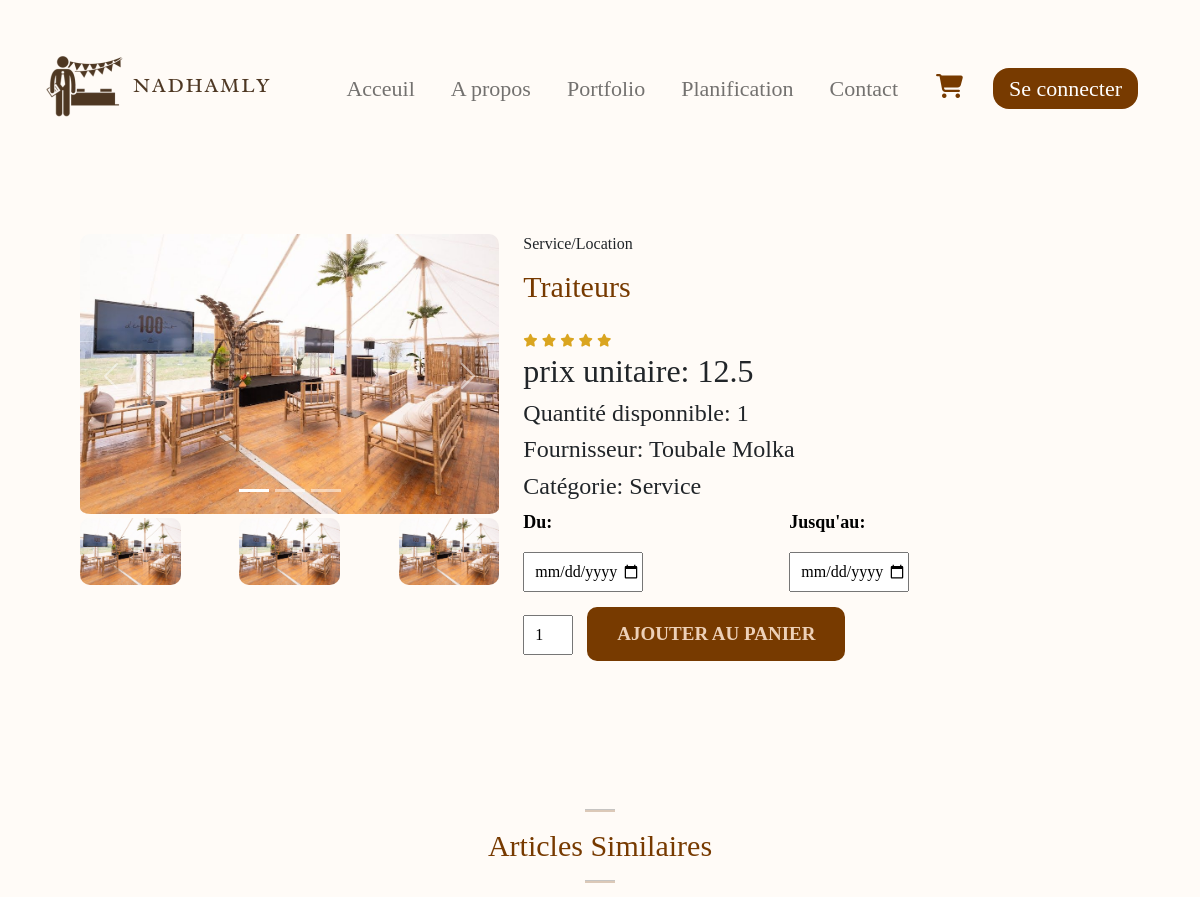
/details_art_location.php?id=662cd5ee8a0db (upper part), run on an earlier commit of the app's database.
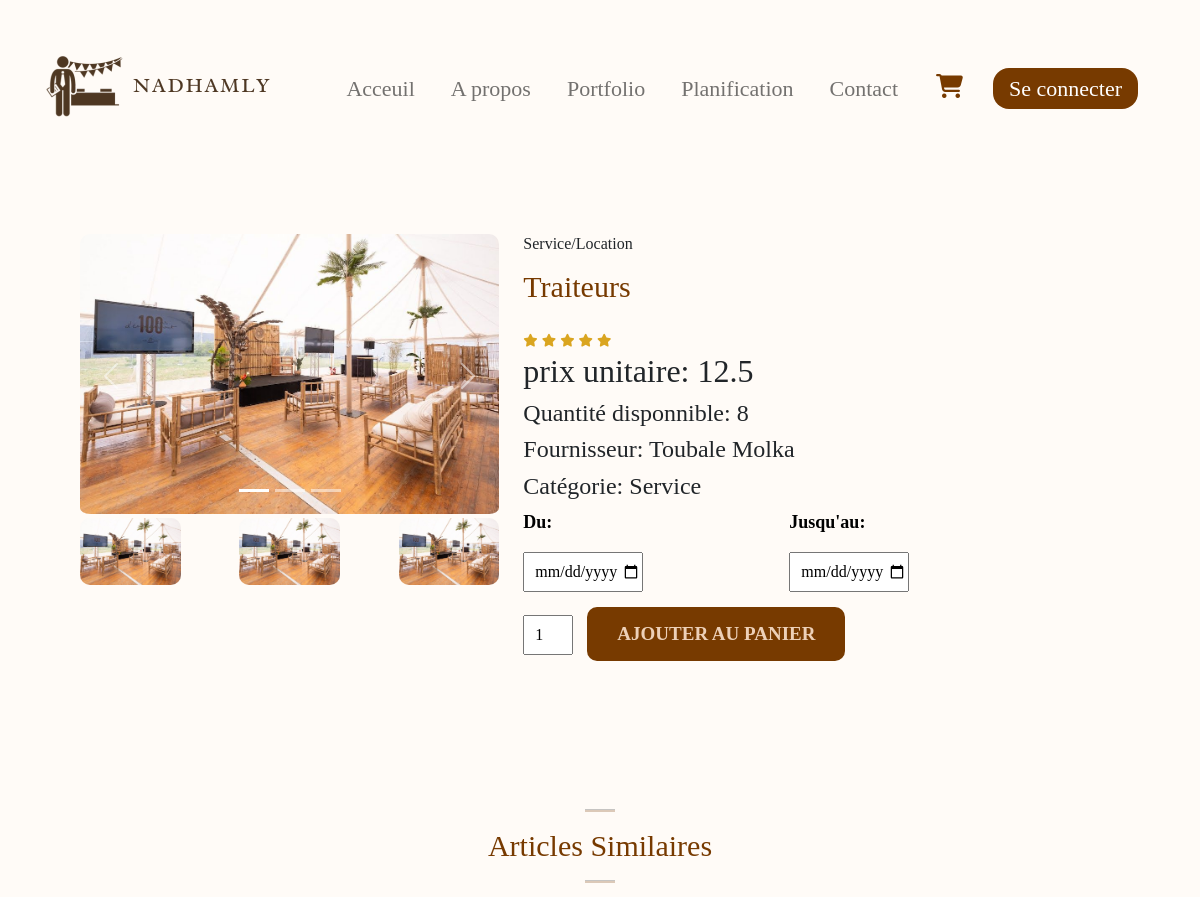
And on a later commit of the database.
### tables this page shows
CREATE TABLE `articles` (
  `id` varchar(15) NOT NULL,
  `libelle` varchar(30) NOT NULL,
  `description` varchar(300) NOT NULL,
  `nombre` int(11) NOT NULL,
  `prix` float NOT NULL,
  `image1` varchar(100) DEFAULT 'image_default.png',
  `image2` varchar(100) DEFAULT 'image_default.png',
  `image3` varchar(100) DEFAULT 'image_default.png',
  `categorie` varchar(20) NOT NULL,
  `dispo` int(11) NOT NULL DEFAULT 1,
  `motif` varchar(9) NOT NULL,
  `id_frs` int(11) NOT NULL
);

CREATE TABLE `utilisateur` (
  `id_user` int(11) NOT NULL,
  `id_panier` int(11) NOT NULL,
  `nom` char(20) NOT NULL,
  `prenom` char(20) NOT NULL,
  `mail` varchar(80) NOT NULL,
  `tel` int(11) NOT NULL,
  `bio` char(255) NOT NULL,
  `role` char(5) NOT NULL DEFAULT 'user',
  `username` varchar(100) NOT NULL,
  `mot_de_passe` varchar(100) NOT NULL,
  `pdp` blob DEFAULT NULL
);

### details_art_location.php (the view, shortened to what this page needs)
<?php
require 'config.php';
if (isset($_SESSION["pdp"])) {
  $pdp = $_SESSION["pdp"];
} else {
  $pdp = null;
}
$id_article = $_GET['id'];
$sql = "SELECT * FROM `articles` WHERE id = '$id_article'";
$res = mysqli_query($conn, $sql);
$article = $res->fetch_assoc();
$sqlf = "SELECT * FROM `utilisateur` WHERE id_user = '{$article['id_frs']}'";
$resf = mysqli_query($conn, $sqlf);
$fournisseur = $resf->fetch_assoc();
?>
<!DOCTYPE html>
<html lang="en">
<head>
  <link href="https://cdn.jsdelivr.net/npm/bootstrap@5.2.1/dist/css/bootstrap.min.css" rel="stylesheet">
  <link rel="stylesheet" href="https://pro.fontawesome.com/releases/v5.10.0/css/all.css">
  <link rel="stylesheet" href="css/index.css" type="text/css">
  <link rel="stylesheet" href="css/details-art.css" type="text/css">
  <link rel="stylesheet" href="css/dropdown.css" type="text/css">
</head>
<body>
    <nav class="navbar navbar-expand-lg bg-transparent">
        <div class="container-fluid">
          <a class="navbar-brand" href="index.html"><img src="images/logo.png" alt="logo Nadhamly"></a>
          <div class="sidebar offcanvas offcanvas-start" tabindex="-1" id="offcanvasNavbar" aria-labelledby="offcanvasNavbarLabel">
            <div class="offcanvas-body">
              <ul class="navbar-nav justify-content-end align-items-center flex-grow-1 pe-3">
                <li class="nav-item">
                  <a class="nav-link  fontradley bold" aria-current="page" href="index.php">Acceuil</a>
                </li>
                <li class="nav-item">
                  <a class="nav-link  fontradley bold" href="Apropos.php">A propos</a>
                </li>
                <li class="nav-item">
                    <a class="nav-link  fontradley bold" href="portfolio.php">Portfolio</a>
                  </li>
                  <li class="nav-item fontradley">
                    <a class="nav-link  bold" href="planification.php">Planification</a>
                  </li>
                  <li class="nav-item">
                    <a class="nav-link fontradley  bold" href="contact.php">Contact</a>
                  </li>
                  <li class="nav-item">
              <a href="panier.php" class="cart-link">
                <i class="fa-solid fa-cart-shopping icon-style"></i>
              </a>
            </li>
                  <li class="nav-item">
                  <?php if(isset($_SESSION["utilisateur"])) { ?>
                         <div class="profile-dropdown">
          <div  onclick="toggle()" class="profile-img" id="image-container">
          <?php if (!empty($pdp)) { ?>
                <img src="<?php echo $pdp; ?>" style="border-radius: 50%; overflow: hidden; width: 55px; height: 55px; object-fit: cover;" id="profile-image">
            <?php } else { ?>
                <img src="images/defaultpdp.jpg" alt="Default Profile Picture" style="border-radius: 50%; overflow: hidden; width: 75px; height: 75px; object-fit: cover;" id="profile-image">
            <?php } ?>
          </div>
        <ul class="profile-dropdown-list" style="list-style-type: none;padding:0;z-index:30;">
          <li class="profile-dropdown-list-item">
            <a href="profile.php">
              <i class="fa-regular fa-user"></i>
              <?php $username= $_SESSION["utilisateur"];
              echo $username;
              ?>
            </a>
          </li>
          <li class="profile-dropdown-list-item">
            <a href="equipes.php">
            <i class="ri-user-add-fill"></i>
              Rejoindre des équipes
            </a>
          </li>
          <li class="profile-dropdown-list-item">
            <a href="demandes.php">
              <i class="fa-solid fa-chart-line"></i>
              Demandes de partenariat
            </a>
          </li>
          <li class="profile-dropdown-list-item">
            <a href="recherche.php">
              <i class="fa-solid fa-search"></i>
              Rechercher
            </a>
          </li>
          <li class="profile-dropdown-list-item">
            <a href="#">
              <i class="fa-regular fa-circle-question"></i>
              Aide et contact
            </a>
          </li>
          <li class="profile-dropdown-list-item">
            <a href="#">
              <i class="fa-solid fa-arrow-right-from-bracket"></i>
              <?php if(isset($_SESSION["utilisateur"])) { ?>
                    <form method="post">
                        <button type="submit" name="logout" class="btn btn-link text-black fontradley button-reset">Déconnexion</button>
                    </form>
                    <?php } else { ?>
                    <a class="nav-link text-white px-3 py-1 rounded-4 fontradley navbtn" href="login.php">Se connecter</a>
                <?php } ?>
            </a>
          </li>
        </ul>
      </div>
                <?php } else { ?>
                    <a class="nav-link text-white px-3 py-1 rounded-4 fontradley navbtn" href="login.php">Se connecter</a>
                <?php } ?>
                  </li>
              </ul>
            </div>
          </div>
        </div>
      </nav>
  <section class="container sproduct">
    <div class="row mt-5">
      <div class="col-lg-5 col-md-12 col-12">
        <div id="carouselExampleIndicators" class="carousel slide">
          <div class="carousel-indicators">
            <?php for ($i = 1; $i <= 3; $i++) { ?>
              <button type="button" data-bs-target="#carouselExampleIndicators" data-bs-slide-to="<?php echo $i - 1; ?>" <?php echo ($i == 1) ? 'class="active"' : ''; ?> aria-label="Slide <?php echo $i; ?>"></button>
            <?php } ?>
          </div>
          <div class="carousel-inner">
            <?php for ($i = 1; $i <= 3; $i++) { ?>
              <div class="carousel-item <?php echo ($i == 1) ? 'active' : ''; ?>">
                <img class="img-fluid w-100 pb-1 big-img" src="images/upload/articles/<?php echo $article['image' . $i]; ?>" alt="placeholder">
              </div>
            <?php } ?>
          </div>
          <button class="carousel-control-prev" type="button" da ta-bs-target="#carouselExampleIndicators" data-bs-slide="prev">
            <span class="carousel-control-prev-icon" aria-hidden="true"></span>
          </button>
          <button class="carousel-control-next" type="button" data-bs-target="#carouselExampleIndicators" data-bs-slide="next">
            <span class="carousel-control-next-icon" aria-hidden="true"></span>
          </button>
        </div>
        <div class="small-img-group d-flex justify-content-between">
          <?php
          for ($i = 1; $i <= 3; $i++) {
            $imageFieldName = 'image' . $i;
            $imagePath = $article[$imageFieldName];
            if (!empty($imagePath)) {
          ?>
              <div class="small-img-col">
                <img src="images/upload/articles/<?php echo $imagePath; ?>" width="100%" class="small-img" alt="placeholder" id="small-img-<?php echo $i; ?>">
              </div>
          <?php
            }
          }
          ?>
        </div>
      </div>
      <div class="col-lg-6 col-md-12 col-12">
        <h6><?php echo $article['categorie'] . "/" . $article['motif']; ?></h6>
        <h3 class="py-2"><?php echo $article['libelle']; ?></h3>
        <div class="star">
          <i class="fas fa-star"></i>
          <i class="fas fa-star"></i>
          <i class="fas fa-star"></i>
          <i class="fas fa-star"></i>
          <i class="fas fa-star"></i>
        </div>
        <h2>prix unitaire: <?php echo $article['prix']; ?></h2>
        <h4><?php echo "Quantité disponnible: " . $article['nombre']; ?></h4>
        <h4><?php echo "Fournisseur: " . $fournisseur['nom'] . " " . $fournisseur['prenom']; ?></h4>
        <h4><?php echo "Catégorie: " . $article['categorie']; ?></h4>
        <form action="ajout_au_panier_calendrier_lesdeux.php" method="post" id="addToCartForm">
          <div style="justify-content: space-between;" class="row">
            <div class="col">
              <p><b>Du:</b></p>
              <input class="date_debut" type="date" style="width: 120px;" name="deb" />
            </div>
            <div class="col">
              <p><b>Jusqu'au:</b></p>
              <input class="date_fin" type="date" style="width: 120px;" name="fin" />
            </div>
          </div>
          <input class="quantite" type="number" value="1" name="quantite">
          <button type="submit" class="buy-btn"><i class="ri-shopping-cart-fill"></i>Ajouter au panier</button>
        </form>
      </div>
    </div>
  </section>
  <section id="featured" class="my-5 pb-5">
    <div class="container text-center mt-5 pb-5">
      <hr class="mx-auto">
      <h3>Articles Similaires</h3>
      <hr class="mx-auto">
    </div>
  </section>
</body>
</html>

### css/index.css (style rules this page uses)
:root { --bg-color:#fffbf7; --text-noir:black; --text-bleu:blue; --text-marron:#773a00; --marron-int:#351a02; --marron-clair:#ffe8d4dd; --footer-color:#999; --bronze:#977b3f; --white:#fff }
body { font-family: "Radley"; background-color: var(--bg-color); }
.fontradley { font-family: 'Radley'; }
.bold { font-weight: 500; }
.nav-link { font-size: 22px; margin-left: 10px; margin-right: 10px; }
.navbar-nav .nav-link { transition: all .50s ease; }
.navbar { padding-left: 2%; padding-right: 2%; }
.offcanvas-body { align-items: center; justify-content: center; }
.navbtn { background-color: var(--text-marron); cursor: pointer; transition: all 0.3s ease 0s; }
.container { width:90%; margin: 0 auto; padding: 10px 20px; }
@media screen and (min-width:768px) { section { padding: 1em 9em; } }
@media screen and (min-width:992px) { section { padding: 1em; } }
hr { background: var(--text-marron); background-color: var(--text-marron); width:30px; height: 3px; }
button { font-size: 0.8rem; font-weight: 700; outline: none; border:none; background-color: #1d1d1d; color:aliceblue; padding: 13px 30px; cursor: pointer; text-transform: uppercase; transition: 0.3s ease; }
.star i { font-size: 0.8rem; color: goldenrod !important; }

### css/details-art.css (style rules this page uses)
:root { --bg-color:#fffbf7; --text-noir:black; --text-bleu:blue; --text-marron:#773a00; --marron-int:#351a02; --marron-clair:#ffe8d4dd; --footer-color:#999; --bronze:#977b3f; --white:#fff }
.small-img-group { display:flex; justify-content:space-between; }
.small-img-col { flex-basis:24%; cursor:pointer; }
.sproduct input { width:50px; height: 40px; padding-left:10px ; font-size: 16px; margin-right: 10px; }
.sproduct h3 { font-size: 30px; margin-bottom: 15px; color: var(--text-marron); }
.sproduct img { max-width: 100%; height: auto; display: block; transition:0.5 ease; border-radius: 10px; }
.container h3 { font-size: 30px; color: var(--text-marron); }
.container p { font-size: 18px; line-height: 1.5; color: var(--text-noir); }
.buy-btn { display: inline-block; color: var(--marron-clair); font-size: 19px; background-color: var(--text-marron); text-decoration: none; border-radius: 10px; margin-top: 15px; transition: .3s ease; cursor: pointer; opacity: 1; transition: 0.3s all; }

### css/dropdown.css (style rules this page uses)
:root { --primary: #eeeeee; --secondary: #773a00; --secondary-light: #ffefe0; --secondary-light-2: rgb(127, 183, 126, 0.1); --white: #fff; --black: #393e46; --shadow: 0px 2px 8px 0px var(--secondary-light); }

### details_art_location.php (style rules this page uses)
.fa-cart-shopping { font-size: 24px; color: var(--text-marron); margin-left: 10px; margin-right: 10px; padding-left: 10px; padding-right: 10px; }

What changed in the data, as far as the page shows it:
changed articles "Traiteurs": nombre "1" → "8"
